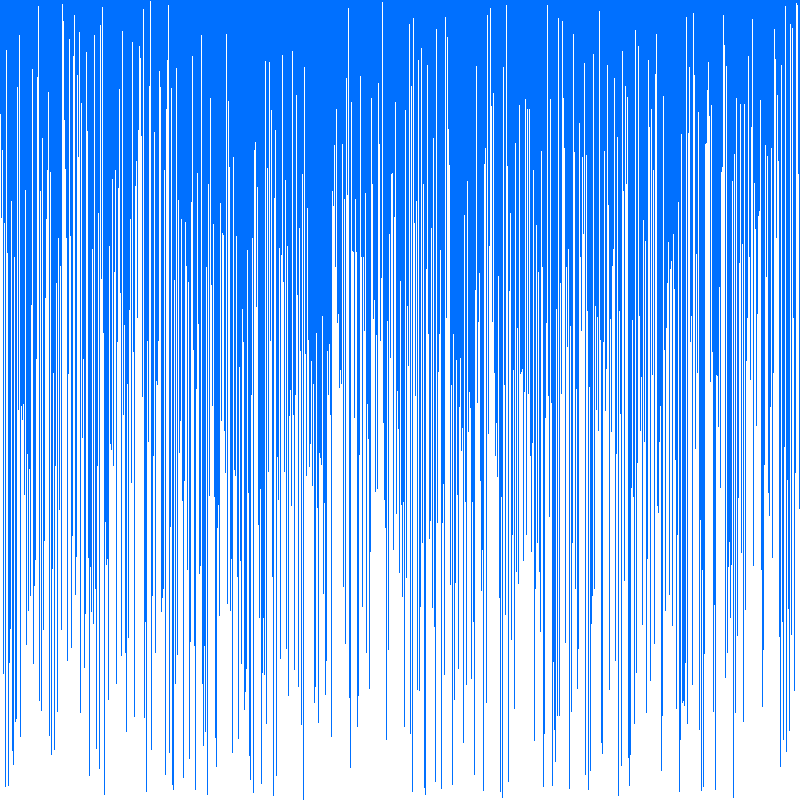
Frame 1 (no input)
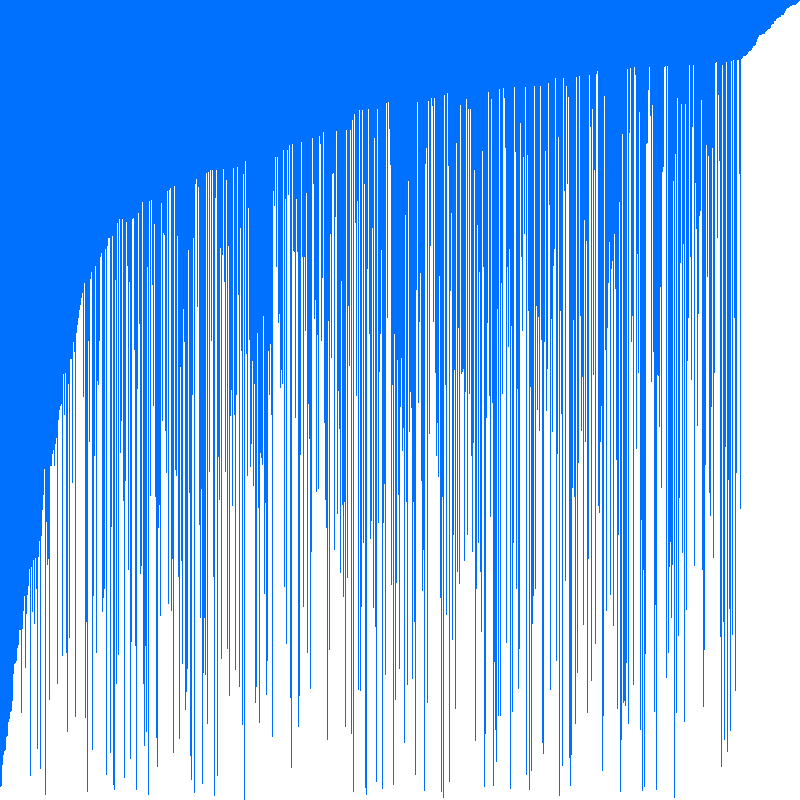
Frame 60 (the mouse pressed at the canvas centre just before this capture)
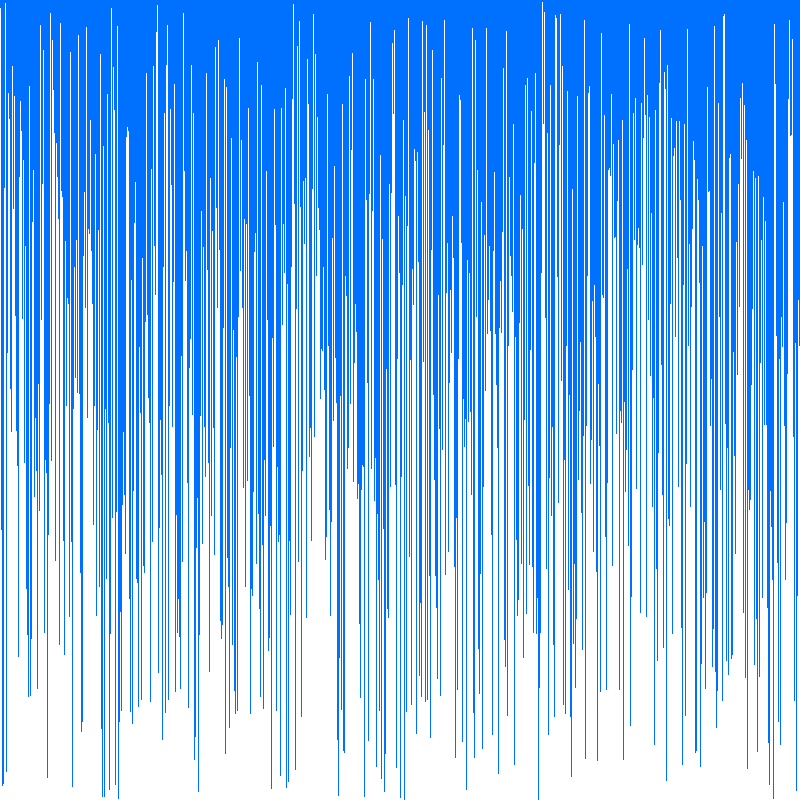
Frame 120 (the mouse held since frame 60 and released just before this capture)

The Processing sketch that drew these frames (run headless with seeded random() and noise(); from frame 60 on, the mouse is pressed at the canvas centre):

// Processing sketch: VisualArraySorter
// ── VisualArraySorter.pde
/* Paste the code into a new Processing sketch and complete the steps. */

//1. create an array of ints. don't initialize it yet.
int[] i;
void setup() {
  //2. set the size of your window
  //  if you are using Processing 3, you cannot use variables
  //  because the developers don't know how programming is supposed to work.
  size(800, 800);
  //3. initialize your array with the built in width variable
  i = new int[width];
  //4. initialize the ints in the array with random numbers
  //   from 0 to the built in height variable
  for (int h = 0; h < i.length; h++) {
    e();
  }
  //5. call the noStroke() method
  noStroke();
}

void draw() {
  //6. set the background color with background(r, g, b);
  background(#0070FF);
  //7. set the color for your graph
  color(#75E8D2);
  //8. draw a rectangle for each int in your array.
  //   the x value will be the current index in the array
  //   the y value will the height variable
  //   the width is 1 (one)
  //   the height is negative the value of the element at the current index of the array
  for (int f = 0; f < i.length; f++) {
    rect(f, height, 1, -1*i[f]);
  }
  //9. call the stepSort method
  stepSort(i);
  //10. extract the code that randomizes the array into a method.

  //11. call the method you made in step 10 when the mouse is pressed
  if (mousePressed) {
    e();
  }
}

void e() {
  for (int h = 0; h < i.length; h++) {
    i[h]=int(random(height));}
  }


  void stepSort(int[] arr) {
    for (int i = 1; i < arr.length; i++) {
      if (arr[i - 1] > arr[i]) {
        int t = arr[i];
        arr[i] = arr[i - 1];
        arr[i - 1] = t;
      }
    }
  }
